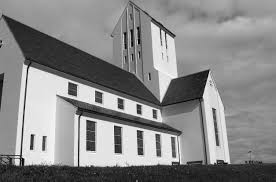
#> input picture image1.png, 276 x 182 px
$ jupyter execute 'Images Edge and Corner Detection.ipynb'
#> lines starting #> are read from the running program, lines starting #| are printed output that depends on the picture
[cell 1]
import cv2
import numpy as np
import matplotlib.pyplot as plt
#from scipy.ndimage import convolve

# Part 1 - Edge Detection

# Step 1:

[cell 2]
#image1 = cv2.imread("image1.png")
image1 = cv2.imread("image1.png", cv2.IMREAD_GRAYSCALE)
#> image1 is the input picture: shape (182, 276); min 0, max 255, mean 136.9
#image1
image1 = image1.astype(np.float32) / 255.0

[cell 3]
def gaussian_smoothing(size, sigma):
    grid_size = size //2
    x,y = np.mgrid[-grid_size:grid_size+1, -grid_size:grid_size+1]
    gaussi = (1/sigma*np.sqrt(2*np.pi))*(np.exp(-(np.square(x)+np.square(y))/(2*np.square(sigma))))
    #gaussi /= gaussi.sum()
    gaussi /= np.sum(np.abs(gaussi))
    #print(gaussi)
    return gaussi

[cell 4]
def convolution(image, kernel):

    height, width = image.shape
#> height = 182; width = 276
    kernel_size = kernel.shape[0]
    kernel_radius = kernel_size // 2

    filtered_image = np.zeros_like(image)

    for i in range(kernel_radius, height - kernel_radius):
        for j in range(kernel_radius, width - kernel_radius):
            #print(f"i = {i}, j = {j}")
            region = image[i - kernel_radius:i + kernel_radius + 1, j - kernel_radius:j + kernel_radius + 1]
            # [4 lines of commented-out code are left out]
            filtered_image[i, j] = np.sum(region * kernel)

    return filtered_image

[cell 5]
gausfilt1 = gaussian_smoothing(5,1)
image1_filt1 = convolution(image1, gausfilt1)

#image1_sfil1 = convolve(image1, gausfilt1)

gausfilt2 = gaussian_smoothing(5,2)
image1_filt2 = convolution(image1, gausfilt2)

[cell 6]
plt.figure(figsize=(15, 5))

plt.subplot(1, 3, 1)
plt.imshow(image1, cmap='gray')
plt.title('Original Image')

plt.subplot(1, 3, 2)
plt.imshow(image1_filt1, cmap='gray')
plt.title('Gaussian Smoothed (σ=1)')

plt.subplot(1, 3, 3)
plt.imshow(image1_filt2, cmap='gray')
plt.title('Gaussian Smoothed (σ=2)')

plt.show()
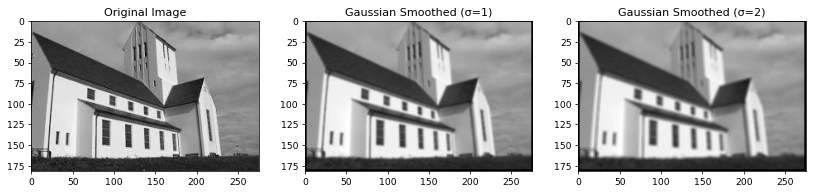
#> figure drawn by matplotlib, 3 panels

# Step 2:

[cell 7]
sobel_x = np.array([[-1,0,1],[-2,0,2],[-1,0,1]])
sobel_y = np.array([[1,2,1],[0,0,0],[-1,-2,-1]])

image1_filt1_sobel_x = convolution(image1_filt1, (1/8)*(sobel_x))
image1_filt1_sobel_y = convolution(image1_filt1, (1/8)*(sobel_y))

image1_filt2_sobel_x = convolution(image1_filt2, (1/8)*(sobel_x))
image1_filt2_sobel_y = convolution(image1_filt2, (1/8)*(sobel_y))

plt.figure(figsize=(12, 6))

plt.subplot(2, 3, 1)
plt.imshow(image1_filt1, cmap='gray')
plt.title('Gaussian Smoothed (σ=1)')

plt.subplot(2, 3, 2)
plt.imshow(image1_filt1_sobel_x, cmap='gray')
plt.title('Sobel X (σ=1)')

plt.subplot(2, 3, 3)
plt.imshow(image1_filt1_sobel_y, cmap='gray')
plt.title('Sobel Y (σ=1)')

plt.subplot(2, 3, 4)
plt.imshow(image1_filt2, cmap='gray')
plt.title('Gaussian Smoothed (σ=2)')

plt.subplot(2, 3, 5)
plt.imshow(image1_filt2_sobel_x, cmap='gray')
plt.title('Sobel X (σ=2)')

plt.subplot(2, 3, 6)
plt.imshow(image1_filt2_sobel_y, cmap='gray')
plt.title('Sobel Y (σ=2)')

plt.show()

# Step 3:

[cell 8]
def deriv_gaussian_smoothing(size, sigma):
    # [4 lines of commented-out code are left out]
    grid_size = size // 2
    x, y = np.mgrid[-grid_size:grid_size + 1, -grid_size:grid_size + 1]
    gaussi_x = -(x / (2 * np.pi * sigma**4)) * np.exp(-(x**2 + y**2) / (2 * sigma**2))
    gaussi_y = -(y / (2 * np.pi * sigma**4)) * np.exp(-(x**2 + y**2) / (2 * sigma**2))
    return gaussi_x / np.sum(np.abs(gaussi_x)), gaussi_y / np.sum(np.abs(gaussi_y))
    #return gaussi_x, gaussi_y

[cell 9]
deriv_gausfilt1_x, deriv_gausfilt1_y = deriv_gaussian_smoothing(5,1)
image1_filt1_deriv_x = convolution(image1, deriv_gausfilt1_x)
image1_filt1_deriv_y = convolution(image1, deriv_gausfilt1_y)
#> after the loop in convolution (call 8), `for i in range(kernel_radius, height - kernel_radius):`:
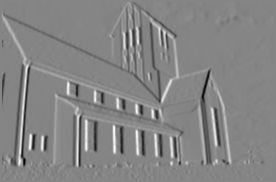
#> filtered_image: shape (182, 276) float32; min -0.409, max 0.375, mean -0.000275; drawn with min black and max white

deriv_gausfilt2_x, deriv_gausfilt2_y = deriv_gaussian_smoothing(5,2)
image1_filt2_deriv_x = convolution(image1, deriv_gausfilt2_x)
image1_filt2_deriv_y = convolution(image1, deriv_gausfilt2_y)


plt.figure(figsize=(12, 6))

plt.subplot(2, 3, 1)
plt.imshow(image1, cmap='gray')
plt.title('Original Image')

plt.subplot(2, 3, 2)
plt.imshow(image1_filt1_deriv_x, cmap='gray')
plt.title('Gaussian Derivative X (σ=1)')

plt.subplot(2, 3, 3)
plt.imshow(image1_filt1_deriv_y, cmap='gray')
plt.title('Gaussian Derivative Y (σ=1)')

plt.subplot(2, 3, 4)
plt.imshow(image1, cmap='gray')
plt.title('Original Image')

plt.subplot(2, 3, 5)
plt.imshow(image1_filt2_deriv_x, cmap='gray')
plt.title('Gaussian Derivative X (σ=2)')

plt.subplot(2, 3, 6)
plt.imshow(image1_filt2_sobel_y, cmap='gray')
plt.title('Gaussian Derivative Y (σ=2)')

Based on my observation, the Derivative of Gaussian filtering is capable of doing both smoothing as well as edge detection on the image. By doing both in one step it allows to minimize the number of steps of smoothing and edge setecting separately.

# Part 2 - Corner Detection

[cell 10]
# Step1: Colour to Grayscale
#Image already stored as grayscale
#image1 = cv2.imread("Harris-Corner-600x570.jpg", cv2.IMREAD_GRAYSCALE)
#image1 = image1.astype(np.float32) / 255.0

# Step 2: Spatial derivative calculation
deriv_gausfilt1_x, deriv_gausfilt1_y = deriv_gaussian_smoothing(5,1)
image1_filt1_deriv_x = convolution(image1, deriv_gausfilt1_x)
image1_filt1_deriv_y = convolution(image1, deriv_gausfilt1_y)

# Step 3: Structure tensor setup (M)
Ixx = np.square(image1_filt1_deriv_x)
Iyy = np.square(image1_filt1_deriv_y)
Ixy = image1_filt1_deriv_x * image1_filt1_deriv_y
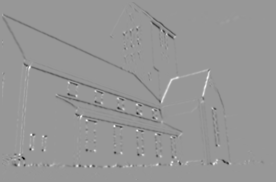
#> Ixy: shape (182, 276) float32; min -0.0787, max 0.0538, mean -0.000501; drawn with min black and max white
# The structure tensor M should be a 3x3 matrix for each pixel
window_size = 3
Mxx = convolution(Ixx, np.ones((window_size, window_size)))
#> after the loop in convolution (call 13), `for i in range(kernel_radius, height - kernel_radius):`:
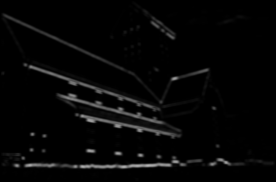
#> filtered_image: shape (182, 276) float32; min 0, max 0.712, mean 0.0256
Myy = convolution(Iyy, np.ones((window_size, window_size)))
#> after the loop in convolution (call 14), `for i in range(kernel_radius, height - kernel_radius):`:
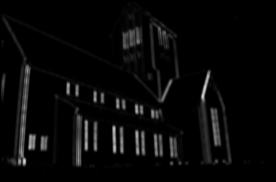
#> filtered_image: shape (182, 276) float32; min 0, max 0.838, mean 0.0346
Mxy = convolution(Ixy, np.ones((window_size, window_size)))
M = np.array([[Mxx, Mxy],[Mxy, Myy]])

# Step 4: Corner response calculation
k = 0.04 #Assumption. K is empirical constant, usually 0.04-0.06
# calculate the determinant of a 2x2 matrix.
det_M = M[0, 0] * M[1, 1] - M[0, 1] * M[1, 0]
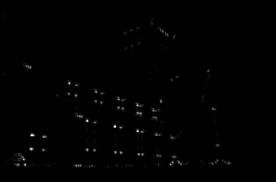
#> det_M: shape (182, 276) float32; min -8.47e-22, max 0.11, mean 0.000559; drawn with min black and max white
trace_M = M[0, 0] + M[1, 1]
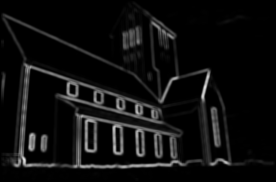
#> trace_M: shape (182, 276) float32; min 0, max 0.878, mean 0.0602

# Calculate the corner response
response = det_M - k * (trace_M ** 2)
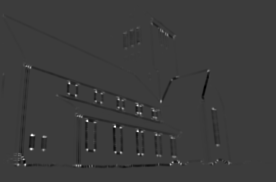
#> response: shape (182, 276) float32; min -0.0287, max 0.0924, mean -0.000232; drawn with min black and max white

# Step 5: Non-maximum suppression
threshold=0.01
corners = np.zeros_like(response)
corners[response > threshold * response.max()] = 255

[cell 11]
plt.figure(figsize=(12, 6))

plt.subplot(2, 3, 1)
plt.imshow(image1, cmap='gray')
plt.title('Original Grayscale Image')

plt.subplot(2, 3, 2)
plt.imshow(image1_filt1_deriv_x, cmap='gray')
plt.title('Gradient in x')

plt.subplot(2, 3, 3)
plt.imshow(image1_filt1_deriv_y, cmap='gray')
plt.title('Gradient in y')

plt.subplot(2, 3, 4)
plt.imshow(response, cmap='jet')
plt.title('Corner Response Map')

plt.subplot(2, 3, 5)
plt.imshow(corners, cmap='gray')
plt.title('Non-maximum Suppression')

image1 = cv2.cvtColor(image1, cv2.COLOR_GRAY2BGR)
#> image1: shape (182, 276, 3) float32
image1[corners > 0] = [0]
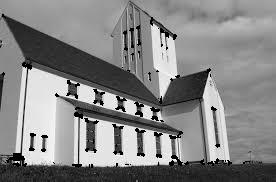
#> image1: shape (182, 276, 3) float32; min 0, max 1, mean 0.522
plt.subplot(2, 3, 6)
plt.imshow(image1, cmap='gray')
plt.title('Image with Corners')

plt.show()
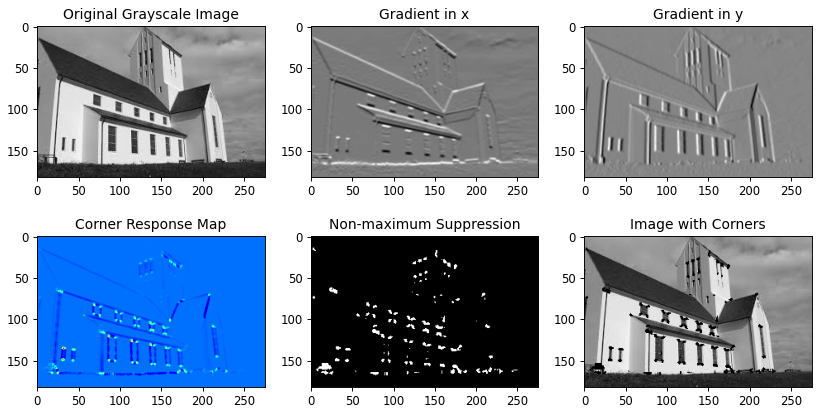
#> figure drawn by matplotlib, 6 panels
